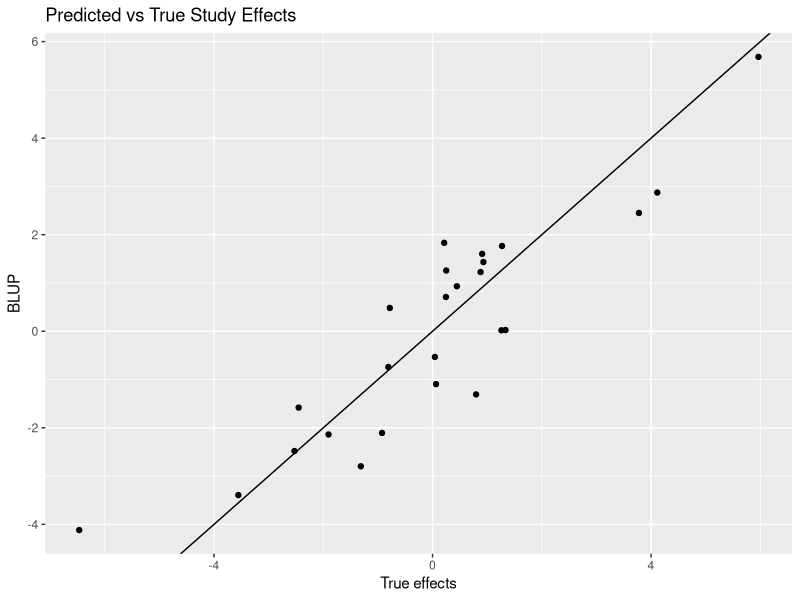
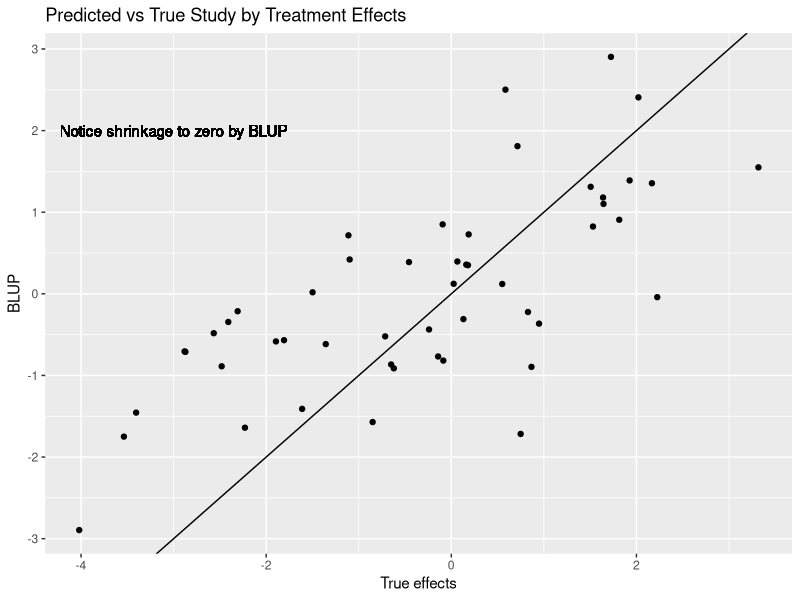
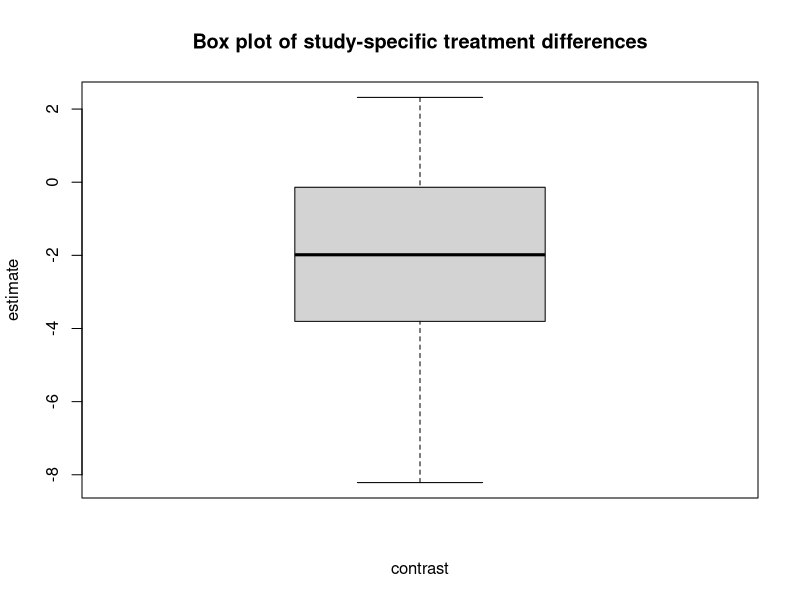

Recreate these plots in R, in order. (Note: this script raises an error after producing the figures.)
#' ---
#' title: "Meta analysis for Completely Randomized Designs"
#' subtitle: "National Animal Nutrition Program Meta-Analysis Workshop"
#' author: "Robert J. Tempelman"
#' affiliation: "Michigan State University"
#' date: "2023-06-25"
#' output: html_document
#' ---
#' 
#' # This document is used to highlight considerations for meta-analysis of CRD
#' 
#' # Warning: For the contrast-based analysis, it only works for 2 treatments.  However, it should be valid for any number of treatments for the arm-based analysis.
#' For further reference on contrast-based analysis for 3 or more treatments, refer to the Latin square code.
#' 
## ----setup, include=FALSE-------------------------------------------------------------------------------------------------------------------------------------------------------------------
knitr::opts_chunk$set(echo = TRUE,root.dir="C:/Users/Robert J. Tempelman/OneDrive - Michigan State University/Tempelman/Meta_analysis/Simulation")
# set default directory

#' 
## ----prep-----------------------------------------------------------------------------------------------------------------------------------------------------------------------------------
library(tidyverse,ggplot2)
rm(list=ls())
set.seed(50)  # set seed for reproducibility.
heterorun = TRUE  # you could set this to FALSE for smaller studies.
nStudy = 25  # Number of studies
ntrt = 2     # Number of treatments 
(nreps =sample(seq(40,60,2),nStudy,replace=TRUE)) 

#' 
#' 
#' 
#' ## Simulation
#' 
#' Simulate a $n_{trt}$ = `r ntrt`  treatment completely randomized design data from `r nStudy` different studies with
#' sample sizes ranging from `r min(nreps)` to `r max(nreps)` cows
#' 
## ----Simulate-------------------------------------------------------------------------------------------------------------------------------------------------------------------------------
getwd()  # Let's make sure you're in the right directory
##### THE FOLLOWING JUST SIMULATES SOME DATA BASED ON THE FOLLOWING SPECIFICATIONS   #####
##########################################################################################################
######################## BEGINNING OF SIMULATION #########################################################
##########################################################################################################

# we should all simulate exactly the same data if we use the same seed!!!

# Let's data from a number (nStudy) of studies, each being a completely randomized design involving two treatments.

#We'll set the variance components 

# In a 
sigmae = 5  # residual (within cow) variance
sigmacow = 5  # between-cow variance
sigmastudy = 5  # between-study variance
  # i.e., some studies are characterized by above/below average responses!
sigmastudytrt = 3  # study by trt interaction variance
  # i.e., non-zero sigmastudytrt: treatment differences may randomly differ because of differences in preparations.

cat("number of cows per treatment per study",sep="\n")
 # simulated different number of reps per Study varying anywhere from 40 60 in increments of 2.
# ok typically studies are not really this big but wanting to demonstrate how to estimate heterogeneous residual variances per treatment in a joint analysis
# (a Bayesian analysis would be far more suitable for this.).  Otherwise, we can delete that code.
overallmean = 40
trteffects = seq(-1,+1,length.out=ntrt)  # treatment effects relative to overall mean
(trtlabels = toupper(letters[1:ntrt]))

Studyeffects = rnorm(sd=sqrt(sigmastudy),nStudy)  # simulated study effects

studytrtint = vector(mode="list",length= nStudy)  # simulated study x treatment effects
for (Study in 1:nStudy){
  studytrtint[[Study]]=rnorm(sd = sqrt(sigmastudytrt),ntrt)
}

# save the true study by treatment effects for later.
study_trt = unlist(studytrtint)
Study_Trtlabels = expand.grid(trtlabels,1:nStudy)
Study_Trtlabels = paste0(Study_Trtlabels$Var1,':',Study_Trtlabels$Var2)
study_trt = data.frame(Study_Trtlabels,study_trt)

Study_data <- vector(mode="list",length=nStudy)  # we'll first save the data in this list, separate study for each element

for (Study in 1:nStudy) {
  Trt = rep(trtlabels,each=nreps[Study]) # get trt label assignments for each record
  Cow = seq(1:(ntrt*nreps[Study]))  # and cow labels for each record
  Trt_effects = rep(trteffects,each=nreps[Study])  #along with their effects
  Trt_Study_effects = rep(studytrtint[[Study]],each=nreps[Study]) # and the trt*study effects
  residuals = rnorm(sd = sqrt(sigmae+sigmacow),ntrt*nreps[Study]) # and finally the residuals
  FCM = round(overallmean + Trt_effects + Studyeffects[Study] + Trt_Study_effects + residuals,2)  # generate the record and round to 2nd decimal
  Study_data[[Study]] = data.frame(Study,Trt,Cow,FCM)  #store it.
}  

overallCRDdata = bind_rows(Study_data) %>% # the entire data set
    mutate(across(!starts_with('FCM'), as.factor))
cat("variable summary on meta-dataset",sep="\n")
str(overallCRDdata)
head(overallCRDdata)
write_csv(overallCRDdata,"overallCRDdata.csv")

##########################################################################################################
######################## END OF SIMULATION ###############################################################
##########################################################################################################

#' 
#' ## Analysis of raw data
#' 
#' ## Naive common effects analysis
## ----fixedanalysis--------------------------------------------------------------------------------------------------------------------------------------------------------------------------
# Analysis of raw data

#IPD (Individual Performance Data)
# using raw data for data analyses
# assuming equal residual variances for each study

library(emmeans)  # library useful for computing treatment means and mean differences
emm_options(pbkrtest.limit = nrow(overallCRDdata))  # allows KR degrees of freedom for specified size of dataset (default = 3000)
  # naive analysis that ignores study effects

# Common effects analysis (Ignoring Study Heterogeneity!)
fixed_analysis = lm(FCM~Trt,data=overallCRDdata)  # Fit Trt as only factor
summary(fixed_analysis)
fixed_Trt= emmeans(fixed_analysis,"Trt")
(fixed_effects_means = summary(fixed_Trt))
(fixed_effects_diff = pairs(fixed_Trt))

#' 
#' 
#' ## Mixed model analysis
#' 
#' #### NOTE THIS MODEL PERFECTLY MATCHES THE MODEL GENERATION PROCESS
#' #### accounts for study heterogeneity
#' 
## ----mixedanalysis--------------------------------------------------------------------------------------------------------------------------------------------------------------------------
library(lme4)  # mixed model procedure in R.
overall_analysis = lmer(FCM~Trt+(1|Study/Trt),data=overallCRDdata)  # Fit Trt as Fixed, Study and Study*Trt as random
summary(overall_analysis)
lsmeansraw_Trt= emmeans(overall_analysis,"Trt")
(overall_meansraw = summary(lsmeansraw_Trt))
(effectsize_raw = pairs(lsmeansraw_Trt))

#' 
#' # Quality Control Checks on Simulation
#' 
#' ## Study effects (Estimated versus True)
#' 
## ----Studyeffects---------------------------------------------------------------------------------------------------------------------------------------------------------------------------
# This is really not important but it might be need to see how the estimated (Predicted) study effects line up with the truth
# Estimated ("Predicted") Study Effects
BLUP_Studyeffects = coef(overall_analysis)$Study[,1]-mean(coef(overall_analysis)$Study[,1])  # need to subtract the mean to express relative to zero
trt = data.frame(Studyeffects,BLUP_Studyeffects)
# Plot Estimated ("Predicted") Study Effects vs True Study Effects
ggplot(data=trt,aes(x=Studyeffects ,y=BLUP_Studyeffects)) + geom_point() + geom_abline(intercept=0,slope=1) +
  ggtitle("Predicted vs True Study Effects") +
  xlab("True effects") + 
  ylab("BLUP")


#' ## Study by Treatment effects (Estimated versus True)
#' 
## ----studybytreatment-----------------------------------------------------------------------------------------------------------------------------------------------------------------------
# Let's do the same thing for the study by treatment effects
#Estimated study by treatment effects 
BLUP_study_trt = coef(overall_analysis)$`Trt:Study`[,1]-mean(coef(overall_analysis)$`Trt:Study`[,1]) # need to subtract the mean to express relative to zero
BLUP_study_trt = data.frame(rownames(coef(overall_analysis)$`Trt:Study`),BLUP_study_trt)
colnames(BLUP_study_trt) = c("Study_Trtlabels","BLUP_study_trt")
study_trt = study_trt %>%
   left_join(BLUP_study_trt,by=c("Study_Trtlabels"))
# Plot Estimated ("Predicted") Study by Treatment Effects vs True Study by Treatment Effects
ggplot(study_trt,aes(x=study_trt ,y=BLUP_study_trt)) + geom_point() + geom_abline(intercept=0,slope=1) +
  ggtitle("Predicted vs True Study by Treatment Effects") +
  xlab("True effects") + 
  ylab("BLUP") +
  geom_text(x=-3, y=2, label="Notice shrinkage to zero by BLUP")


#' 
#'  Quite honestly, one might really compare a meta-analysis on raw data where heterogeneous residual and other variance components are modeled across studies but this would best require a Bayesian analysis which is beyond the scope of this workshop.  
#'  A frequentist approach to this often doesn't converge.
#'  The following frequentist analysis only considers heterogeneous residual variances
#'  
## ----heteroresidual-------------------------------------------------------------------------------------------------------------------------------------------------------------------------
if(heterorun) {
library(nlme)
# modeling heterogeneous residual variances across Studies and including random effects of Study and Treatment by Study
##  THIS MIGHT BE CONSIDERED THE REFERENCE ANALYSIS AGAINST A META-ANALYSIS ONLY USING SUMMARY STATISTICS IF INDIVIDUAL COW DATA WAS READILY AVAILABLE AND RESIDUAL VARIABILITY WAS TRULY HETEROGENEOUS ACROSS STUDIES
##  HOWEVER THIS MIGHT NOT TYPICALLY CONVERGE IF INDIVIDUAL STUDIES ARE "SMALL"
### FURTHERMORE, IF OTHER VARIANCE COMPONENTS ARE TRULY HETEROGENEOUS ACROSS STUDIES, THEN THIS IS REALLY NOT THE RIGHT REFERENCE ANALYSIS
### WOULD NEED A BAYESIAN APPROACH TO MODEL HETEROGENEOUS VARIANCE COMPONENTS ACROSS STUDIES BUT BEYOND SCOPE OF THIS WORKSHOP.
hetero.lme <- lme(FCM ~ Trt , data=overallCRDdata, random = ~ 1|Study/Trt, weights=varIdent(form = ~ 1 | Study),method="REML")  # this will not always converge
summary(hetero.lme)  
lsmeansraw_Trt_hetero= emmeans(hetero.lme,"Trt")
(overall_meansraw_hetero = summary(lsmeansraw_Trt_hetero))


# doesn't seem to be a big difference between the two (hetero versus homogeneous residual variances)
(effectsize_raw_hetero  = pairs(lsmeansraw_Trt_hetero))
effectsize_raw
}


#'  
#' In reality the real gold standard would allow all variance components to be heterogeneous across studies or herds but that would require a solid Bayesian analysis (e.g. https://pubmed.ncbi.nlm.nih.gov/27865511/ or  https://gsejournal.biomedcentral.com/articles/10.1186/1297-9686-37-1-31 ) which is beyond the scope of this course.
#'  
#' #Meta-analysis using summary statistics
#'  
#'  Let's create the meta-analysis data points (effect size, stderr) for each experiment
#'  
#'  
#'  First need to create some functions
#'  
## ----metafunctions--------------------------------------------------------------------------------------------------------------------------------------------------------------------------
 #need to create some functions first.
# need to create a separate function for model
separate_model = function(df) {
  lm(FCM~Trt,data=df)
}

# function to save the mean trt difference for each Study
contrast = function(model) {
  lsmeans_Trt= emmeans(model,"Trt")
  effectsize = pairs(lsmeans_Trt)
  effectsize = as.data.frame(summary(effectsize))
  return(effectsize)
}

# function to save the trt means for each Study
lsmeans = function(model) {
  lsmeans_Trt= emmeans(model,"Trt")
  means = summary(lsmeans_Trt)
  return(means)
}


#'  
#' 
#' This is what the analysis would look like for one study (Study #1)
## ----Study1---------------------------------------------------------------------------------------------------------------------------------------------------------------------------------
Study1_analysis = lm(FCM~Trt,data=filter(overallCRDdata,Study==1))
joint_tests(Study1_analysis)
summary(Study1_analysis)
lsmeans(Study1_analysis)
contrast(Study1_analysis)


#' 
#' 
#' 
#' Create the sample statistics for each trial
#' 
## ----metastats------------------------------------------------------------------------------------------------------------------------------------------------------------------------------
Study_specific_contrasts = overallCRDdata %>%
  group_by(Study) %>%
  nest() %>%
  mutate(model = map(data,separate_model)) %>%
  mutate(effectsize = map(model,contrast)) %>%
  mutate(nrec = as.numeric(map(data,nrow))) %>% 
  unnest(effectsize)    %>%
  dplyr::select(-c(data,model)) %>%
  mutate(weight = (1/SE)^2) %>%  # What i use in the mixed model
  mutate(sampvar = SE^2)         # What the r package metafor needs

head(Study_specific_contrasts)

#' 
#' 
## ----boxplot--------------------------------------------------------------------------------------------------------------------------------------------------------------------------------
# this might not be too helpful to look at if there is a lot of differences in standard errors between studies.
boxplot(estimate~contrast,main="Box plot of study-specific treatment differences",data=Study_specific_contrasts)
# let's just consider the A-B contrast for now
Study_specific_contrastsAB = filter(Study_specific_contrasts,contrast=='A - B')

#'  
#'  
#' # Common effects model
#' 
#' 1) Basic calculation
#' 
## ----CE1------------------------------------------------------------------------------------------------------------------------------------------------------------------------------------
weighted.mean(Study_specific_contrastsAB$estimate,Study_specific_contrastsAB$weight)
(stderr = (sum(Study_specific_contrastsAB$weight))^(-1/2))

#' 
#' 2) Linear model
#' 
## ----CE2------------------------------------------------------------------------------------------------------------------------------------------------------------------------------------
# glmmTMB is used because it allows one to fix the residual variance to 1 (just a "trick" to allow proper weightings by 1/SE^2 which already reflect residual var!)
library(glmmTMB)
# overall mean model
FM_1meta <- glmmTMB(estimate ~ 1 ,
                weights = weight,
                family = gaussian,
                REML=TRUE,
                data = Study_specific_contrastsAB,
                start = list(betad = log(1)),  # fix residual variance = 1
                map = list(betad = factor(NA))
)
summary(FM_1meta)

#' 
#' 3) Using metafor.  Also provides a forest plot
#' 
## ----CE3------------------------------------------------------------------------------------------------------------------------------------------------------------------------------------
library(metafor)
(res_EE = rma.uni(yi=estimate,vi=sampvar,data=Study_specific_contrastsAB,method="EE"))  # common effects
forest(res_EE)

#' 
#' #Mixed Effects Models
#' 
#' ## Contrast based analysis
#' 
#' Let's look at properly modeling heterogeneity between studies.
#' 
#' 1) Mixed effects model
#' 
## ----RM_1meta-------------------------------------------------------------------------------------------------------------------------------------------------------------------------------

library(glmmTMB)
# random effects model
RM_1meta <- glmmTMB(estimate ~ 1 + (1|Study),  
              weights = weight,
              family = gaussian,
              REML=TRUE,
              data = Study_specific_contrastsAB,
              start = list(betad = log(1)),  # fix residual variance = 1
              map = list(betad = factor(NA))
)
summary(RM_1meta)


#' 
#' 
## ----varcompest-----------------------------------------------------------------------------------------------------------------------------------------------------------------------------
vc = VarCorr(RM_1meta)  # variance components
print(vc,comp=("Variance"))


#' 2) metafor
#' 
## -------------------------------------------------------------------------------------------------------------------------------------------------------------------------------------------
(res_REML = rma.uni(yi=estimate,vi=sampvar,data=Study_specific_contrastsAB,method="REML"))  # default
forest(res_REML)

#' Compare the width of this interval to the one provided by the common effects model
#' 
#' ## Likelihood ratio test
#' 
#' How to choose between the mixed effects and common effects model??
#' Two ways to do this.
## ----LRT1-----------------------------------------------------------------------------------------------------------------------------------------------------------------------------------

# mixed model
anova(res_EE,res_REML)  # likelihood ratio test to test for differences in heterogeneity.

# metafor has it built in too
anova(FM_1meta,RM_1meta)  # this works too.


#' 
#' ## Confidence and Prediction Intervals for Contrasts under the Mixed Model Analysis
#' 
#' where confidence intervals are useful for assessing reliability of the meta-estimate for the corresponding parameter, the prediction interval indicates what is the plausible range of responses in future experiments.
#' 
#' This may be more pertinent for an "extension"-based message in terms of relaying to farmers,consultants, etc. what uncertainty they may anticipate with respect to their own operations.
## ----CI_PI----------------------------------------------------------------------------------------------------------------------------------------------------------------------------------
# confirming the metafor CI on the effect size using the mixed model analysis.
Studyvar = c(((VarCorr(RM_1meta))["cond"]$cond$Study))
overallest = coef(summary(RM_1meta))$cond
cat("Confidence Interval",sep="\n")
(LCL = overallest[1,"Estimate"]- 1.96*overallest[1,"Std. Error"])
(UCL = overallest[1,"Estimate"]+ 1.96*overallest[1,"Std. Error"])

# Prediction intervals
# useful for determining uncertainty for  a future experiment.
cat("Prediction Interval",sep="\n")
(LPL = overallest[1,"Estimate"]- 1.96*sqrt(overallest[1,"Std. Error"]^2 + Studyvar))
(UPL = overallest[1,"Estimate"]+ 1.96*sqrt(overallest[1,"Std. Error"]^2 + Studyvar))


#' 
#' 
#' 
#' # Arm Based Analysis
#' 
#' Let's consider study-specific means rather than study-specific mean differences as the response variable.
#' 
## ----studymeans-----------------------------------------------------------------------------------------------------------------------------------------------------------------------------
# Suppose you have study specific means instead
# often referred to as "arm-based" (rather than contrast-based) analysis.

# We'll also save the Study_specific means in a different file.
# Their differences should correspond to the study-specific contrasts in the above file.
Study_specific_means = overallCRDdata %>%
  group_by(Study) %>%
  nest() %>%
  mutate(model = map(data,separate_model)) %>%
  mutate(lsmeans = map(model,lsmeans)) %>%
  mutate(nrec = as.numeric(map(data,nrow))) %>% 
  unnest(lsmeans)    %>%
  dplyr::select(-c(data,model,lower.CL,upper.CL)) %>%
  mutate(weights = (1/SE^2),sampvar = SE^2)

head(Study_specific_means)

boxplot(emmean~Trt,data=Study_specific_means,main="Study-specific treatment means")

#' 
#' 
#' ## Arms-based analysis
#' 
#' ### Mixed model software based
#' 
#' 1) Typical (incomplete) mixed model meta-analysis observed in dairy/animal sciences
## ----Model_R0-------------------------------------------------------------------------------------------------------------------------------------------------------------------------------
# this is what many animal scientists seem to be doing.
RM_0arm <- glmmTMB(emmean ~ Trt + (1|Study),
                     weights = (1/SE^2),
                     family = gaussian,
                     REML=TRUE,
                     data = Study_specific_means,
                     start = list(betad = log(1)),  # fix residual variance = 1
                     map = list(betad = factor(NA))
)
summary(RM_0arm)
lsmeans_R0_Trt= emmeans(RM_0arm,"Trt")
summary(lsmeans_R0_Trt)
(effectsize_R0_Trt = pairs(lsmeans_R0_Trt))
# this standard error is typically underreported...compare it to what we observed from analyzing the raw data!!
cat("Compare this to inferences from analyzing the raw data",sep="\n")
effectsize_raw

#' 
#' 2) Model R1 from Madden et al. (2016)
#' 
#' One needs to model random inconsistency as well!!!!
#' 
## ----Model_R1-------------------------------------------------------------------------------------------------------------------------------------------------------------------------------
# you need to model random inconsistency as well!   
# (this is model R1 in Madden et al. (2016))
RM_1arm <- glmmTMB(emmean ~ Trt + (1|Study/Trt),
                weights = (1/SE^2),
                family = gaussian,
                REML=TRUE,
                data = Study_specific_means,
                start = list(betad = log(1)),  # fix residual variance = 1
                map = list(betad = factor(NA))
)
# (this is also model R1 in Madden et al. (2016))
summary(RM_1arm) 
lsmeans_R1_Trt= emmeans(RM_1arm,"Trt")
summary(lsmeans_R1_Trt)
(effectsize_R1_Trt = pairs(lsmeans_R1_Trt))
cat("Compare this to inferences from analyzing the raw data",sep="\n")
effectsize_raw

#' 
#' Model R3 in Madden et al. (2016)
#' 
## -------------------------------------------------------------------------------------------------------------------------------------------------------------------------------------------
# The following is an alternative based on separate variances for each treatment
# Model R3 in Madden et al. 2016...specifies study variances to be different for each treatment (UN= unstructured)
RM_3arm <- glmmTMB(emmean ~ Trt + (Trt-1|Study),
                     weights = (1/SE^2),
                     family = gaussian,
                     REML=TRUE,
                     data = Study_specific_means,
                     start = list(betad = log(1)),  # fix residual variance = 1
                     map = list(betad = factor(NA))
)
summary(RM_3arm)
lsmeans_R3_Trt= emmeans(RM_3arm,"Trt")
summary(lsmeans_R3_Trt)
(effectsize_R3_Trt = pairs(lsmeans_R3_Trt))

#' What too many people are doing right now!
#' Estimating the residual variance and just treating study as a random effect
#' 
## -------------------------------------------------------------------------------------------------------------------------------------------------------------------------------------------
# The following is an alternative based on separate variances for each treatment
# Model R3 in Madden et al. 2016...specifies study variances to be different for each treatment (UN= unstructured)
RM_wrong<- glmmTMB(emmean ~ Trt + (1|Study),
                     weights = (1/SE^2),
                     family = gaussian,
                     REML=TRUE,
                     data = Study_specific_means
)
summary(RM_wrong)
emmeans(RM_wrong,"Trt")
summary(emmeans(RM_wrong,"Trt"))
(effectsize_R3_Trt = pairs(emmeans(RM_wrong,"Trt")))
cat("Compare this to inferences from analyzing the raw data",sep="\n")
effectsize_raw

#' 
#' 
#' ### Using metafor
#' 
#' Model M0:  accounts for study heterogeneity but fails to model random inconsistency in treatment effects.
#' Model M1:  equal study variance for each treatment and equal covariance between any pair of treatments.
#' Model M3:  unequal study variances for each treatment and unequal covariances between any pair of treatments
#' 
## ----metafor_mv-----------------------------------------------------------------------------------------------------------------------------------------------------------------------------
#Need to use the multivariate option of metafor!!
library(metafor)
# incomplete accounting for heterogeneity -> does not model random inconsistency!
(res.mv0a <- rma.mv(emmean, sampvar, mods = ~ Trt , random = ~ 1|Study,  data=Study_specific_means)) 
# for inferences on contrasts
(res.mv0b <- rma.mv(emmean, sampvar, mods = ~ Trt -1 , random = ~ 1|Study,  data=Study_specific_means)) 
# for inferences on means

# this is equivalent to modeling Study and Study*Trt as independent random effects (as in RM_means1) 
#Model R1 in Madden et al. (2016) which is equivalent to compound symmetry
(res.mv1a <- rma.mv(emmean, sampvar, mods = ~ Trt , random = ~ Trt | Study, struct="CS", data=Study_specific_means))  
# for inferences on contrasts
(res.mv1b <- rma.mv(emmean, sampvar, mods = ~ Trt -1 , random = ~ Trt | Study, struct="CS", data=Study_specific_means)) 
# for inferences on means

#Model R2 in Madden et al. (2016)  # Heterogeneous compound symmetry
(res.mv2a <- rma.mv(emmean, sampvar, mods = ~ Trt  , random = ~ Trt | Study, struct="HCS", data=Study_specific_means)) 
# for inferences on contrasts
(res.mv2b <- rma.mv(emmean, sampvar, mods = ~ Trt -1 , random = ~ Trt | Study, struct="HCS", data=Study_specific_means)) 
# for inferences on means

# Model R3 in Madden et al. (2016)  # Unstructured
(res.mv3a <- rma.mv(emmean, sampvar, mods = ~ Trt , random = ~ Trt | Study, struct="UN", data=Study_specific_means)) 
# for inferences on contrasts
(res.mv4b <- rma.mv(emmean, sampvar, mods = ~ Trt -1 , random = ~ Trt | Study, struct="UN", data=Study_specific_means)) 
# for inferences on means


#' 
#'  
#' 
#' # Likelihood ratio test
#' 
## ----LRT2-----------------------------------------------------------------------------------------------------------------------------------------------------------------------------------
anova(RM_0arm,RM_1arm,RM_3arm) # using mixed model
anova(res.mv1a,res.mv3a)

#' 
#' 
#' ## Compare Study specific standard errors of means (SEM) to Study specific standard errors of mean differences (SED)
#' ## just look at A vs B
#' 
#'  For CRDs, SEM = SED / sqrt(2)
#' 
## ----SEMvSED--------------------------------------------------------------------------------------------------------------------------------------------------------------------------------
Study_specific_SEM = Study_specific_means %>% 
   filter(Trt =='A' | Trt=='B')%>%
   group_by(Study) %>%
   summarize(SEM=mean(SE))

Study_specific_SED = Study_specific_contrastsAB %>% 
   group_by(Study) %>%
   summarize(SED=mean(SE))

SEM_SED_compare = Study_specific_SEM %>%
    left_join(Study_specific_SED,by="Study") %>%
    mutate(SEM_SED_ratio = SEM/SED)

head(SEM_SED_compare)

#' 
